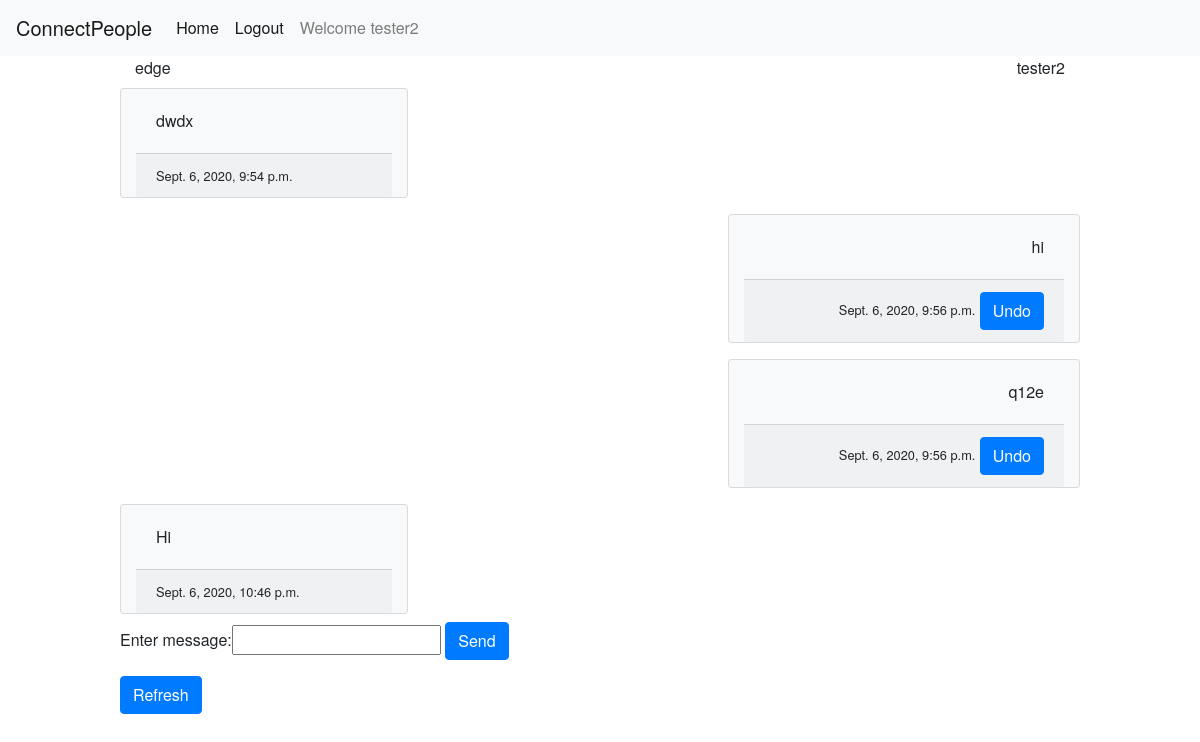
The app's page /chatapp/chat/9/10/messages (signed in), older data.
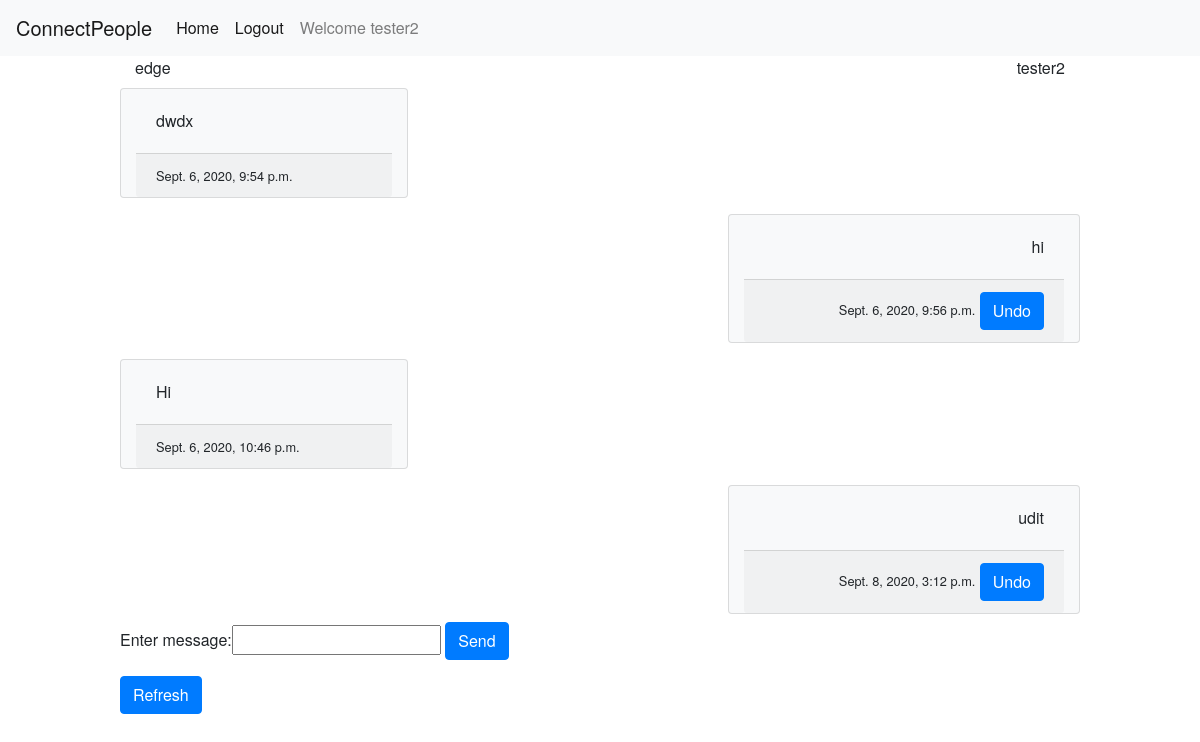
The same page, newer data.
### chatapp/models.py (models this page shows, shortened)
class Message(models.Model):
    msg_text = models.CharField(max_length=200, blank=False)
    send_time = models.DateTimeField(default=datetime.now)
    sender = models.ForeignKey(User, related_name='sender_user', on_delete=models.CASCADE)
    reciever = models.ForeignKey(User, related_name='reciever_user', on_delete=models.CASCADE)

### chatapp/decorators.py (the view)
    def wrap(request, *args, **kwargs):
        if request.user.id != kwargs['sender_id']:
            raise PermissionDenied
        else:
            return function(request, *args, **kwargs)

### chatapp/forms.py
class MessageForm(forms.Form):
    message_text = forms.CharField(label="Enter message", max_length=50)

### chatapp/views.py (called while the page is built, shortened)
@login_required
@user_can_see_chat
def chatpage(request, sender_id, reciever_id):
    sender = User.objects.get(pk=sender_id)
    reciever = User.objects.get(pk=reciever_id)
    messages = Message.objects.filter((Q(sender=sender) | Q(sender=reciever)),
                                      (Q(reciever=reciever) | Q(reciever=sender))).order_by("send_time")
    form = MessageForm()
    context = {'sender': sender, 'reciever': reciever, 'messages': messages, 'form': form}
    return render(request, 'chatapp/chatpage.html', context)

### chatapp/templates/chatapp/chatpage.html (shortened to what this page needs)
{% extends 'chatapp/base.html'%}
{%block content%}
<div class="container">
    <div class="row">
        <div class="col text-left">
            {{reciever.username}}
        </div>
        <div class="col text-right">
            {{sender.username}}
        </div>
    </div>
    {%for message in messages%}
        <div class="row">
            {%if message.sender.id == sender.id%}
                <div class="col"></div>
                <div class="col text-right card text-black bg-light my-2" style="max-width: 22rem;">
                    <div class="card-body">
                        <p class="card-text">
                            {{message.msg_text}}
                        </p>
                    </div>
                    <div class="card-footer">
                        <small class="text-black">{{message.send_time}}</small>
                        <a class="btn btn-primary"
                           href="{%url 'chatapp:delete_chat_message' message.sender_id message.reciever_id message.id%}">
                            Undo
                        </a>
                    </div>
                </div>
            {%else%}
                <div class="col text-left card text-black bg-light my-2" style="max-width: 18rem;">
                    <div class="card-body">
                        <p class="card-text">
                            {{message.msg_text}}
                        </p>
                    </div>
                    <div class="card-footer">
                        <small class="text-black">{{message.send_time}}</small>
                    </div>
                </div>
            {%endif%}
        </div>
    {% endfor %}
</div>
<form action="{% url 'chatapp:chatpage' sender.id reciever.id%}" method="post">
    {{form}}
    <input type="submit" value="Send" class="btn btn-primary">
</form>
<form action="{%url 'chatapp:chatpage' sender.id reciever.id%}">
    <input type="submit" value="Refresh" class="btn btn-primary">
</form>
{%endblock content%}

Row changes from the older to the newer data that the page shows:
removed Message: msg_text "q12e", send_time "Sept. 6, 2020, 9:56 p.m."
added Message: msg_text "udit", send_time "Sept. 8, 2020, 3:12 p.m."
